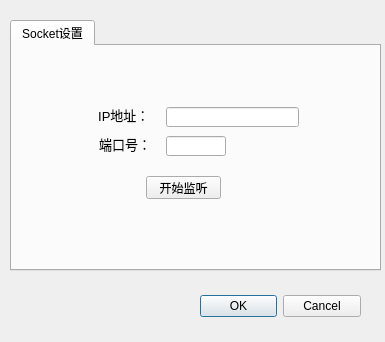
<?xml version="1.0" encoding="UTF-8"?>
<ui version="4.0">
 <class>Dialog</class>
 <widget class="QDialog" name="Dialog">
  <property name="geometry">
   <rect>
    <x>0</x>
    <y>0</y>
    <width>385</width>
    <height>342</height>
   </rect>
  </property>
  <property name="windowTitle">
   <string>Dialog</string>
  </property>
  <widget class="QDialogButtonBox" name="buttonBox">
   <property name="geometry">
    <rect>
     <x>200</x>
     <y>290</y>
     <width>161</width>
     <height>32</height>
    </rect>
   </property>
   <property name="orientation">
    <enum>Qt::Horizontal</enum>
   </property>
   <property name="standardButtons">
    <set>QDialogButtonBox::Cancel|QDialogButtonBox::Ok</set>
   </property>
  </widget>
  <widget class="QTabWidget" name="tabWidget">
   <property name="geometry">
    <rect>
     <x>10</x>
     <y>20</y>
     <width>371</width>
     <height>251</height>
    </rect>
   </property>
   <property name="currentIndex">
    <number>0</number>
   </property>
   <widget class="QWidget" name="tab">
    <attribute name="title">
     <string>Socket设置</string>
    </attribute>
    <widget class="QLabel" name="label_IP">
     <property name="geometry">
      <rect>
       <x>79</x>
       <y>61</y>
       <width>69</width>
       <height>16</height>
      </rect>
     </property>
     <property name="font">
      <font>
       <family>Arial</family>
       <pointsize>10</pointsize>
       <weight>50</weight>
       <bold>false</bold>
       <kerning>true</kerning>
      </font>
     </property>
     <property name="text">
      <string>  IP地址：  </string>
     </property>
    </widget>
    <widget class="QPushButton" name="OpenSocketButton">
     <property name="geometry">
      <rect>
       <x>134</x>
       <y>130</y>
       <width>75</width>
       <height>23</height>
      </rect>
     </property>
     <property name="sizePolicy">
      <sizepolicy hsizetype="Fixed" vsizetype="Fixed">
       <horstretch>0</horstretch>
       <verstretch>0</verstretch>
      </sizepolicy>
     </property>
     <property name="layoutDirection">
      <enum>Qt::LeftToRight</enum>
     </property>
     <property name="text">
      <string>开始监听</string>
     </property>
    </widget>
    <widget class="QLineEdit" name="IPPortlineEdit">
     <property name="geometry">
      <rect>
       <x>154</x>
       <y>90</y>
       <width>60</width>
       <height>20</height>
      </rect>
     </property>
     <property name="sizePolicy">
      <sizepolicy hsizetype="Fixed" vsizetype="Fixed">
       <horstretch>0</horstretch>
       <verstretch>0</verstretch>
      </sizepolicy>
     </property>
     <property name="maxLength">
      <number>5</number>
     </property>
    </widget>
    <widget class="QLineEdit" name="IPlineEdit">
     <property name="geometry">
      <rect>
       <x>154</x>
       <y>61</y>
       <width>133</width>
       <height>20</height>
      </rect>
     </property>
     <property name="maxLength">
      <number>15</number>
     </property>
    </widget>
    <widget class="QLabel" name="label_Port">
     <property name="geometry">
      <rect>
       <x>80</x>
       <y>90</y>
       <width>68</width>
       <height>16</height>
      </rect>
     </property>
     <property name="font">
      <font>
       <family>Arial</family>
       <pointsize>10</pointsize>
       <weight>50</weight>
       <bold>false</bold>
       <kerning>true</kerning>
      </font>
     </property>
     <property name="text">
      <string>  端口号：  </string>
     </property>
    </widget>
   </widget>
  </widget>
 </widget>
 <resources/>
 <connections>
  <connection>
   <sender>buttonBox</sender>
   <signal>accepted()</signal>
   <receiver>Dialog</receiver>
   <slot>accept()</slot>
   <hints>
    <hint type="sourcelabel">
     <x>248</x>
     <y>254</y>
    </hint>
    <hint type="destinationlabel">
     <x>157</x>
     <y>274</y>
    </hint>
   </hints>
  </connection>
  <connection>
   <sender>buttonBox</sender>
   <signal>rejected()</signal>
   <receiver>Dialog</receiver>
   <slot>reject()</slot>
   <hints>
    <hint type="sourcelabel">
     <x>316</x>
     <y>260</y>
    </hint>
    <hint type="destinationlabel">
     <x>286</x>
     <y>274</y>
    </hint>
   </hints>
  </connection>
 </connections>
</ui>
